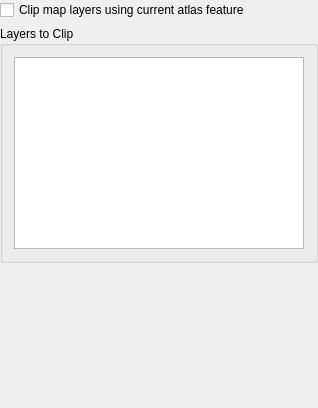
<?xml version="1.0" encoding="UTF-8"?>
<ui version="4.0">
 <class>QgsLayoutMapClippingWidgetBase</class>
 <widget class="QWidget" name="QgsLayoutMapClippingWidgetBase">
  <property name="geometry">
   <rect>
    <x>0</x>
    <y>0</y>
    <width>318</width>
    <height>408</height>
   </rect>
  </property>
  <property name="sizePolicy">
   <sizepolicy hsizetype="Expanding" vsizetype="Expanding">
    <horstretch>0</horstretch>
    <verstretch>0</verstretch>
   </sizepolicy>
  </property>
  <property name="windowTitle">
   <string>Map Options</string>
  </property>
  <layout class="QVBoxLayout" name="verticalLayout">
   <property name="leftMargin">
    <number>0</number>
   </property>
   <property name="topMargin">
    <number>0</number>
   </property>
   <property name="rightMargin">
    <number>0</number>
   </property>
   <property name="bottomMargin">
    <number>0</number>
   </property>
   <item>
    <widget class="QCheckBox" name="checkBox">
     <property name="text">
      <string>Clip map layers using current atlas feature</string>
     </property>
    </widget>
   </item>
   <item>
    <widget class="QGroupBox" name="groupBox">
     <property name="title">
      <string>Layers to Clip</string>
     </property>
     <layout class="QVBoxLayout" name="verticalLayout_2">
      <item>
       <widget class="QTreeWidget" name="treeWidget">
        <attribute name="headerVisible">
         <bool>false</bool>
        </attribute>
        <column>
         <property name="text">
          <string notr="true">1</string>
         </property>
        </column>
       </widget>
      </item>
     </layout>
    </widget>
   </item>
   <item>
    <spacer name="verticalSpacer">
     <property name="orientation">
      <enum>Qt::Vertical</enum>
     </property>
     <property name="sizeHint" stdset="0">
      <size>
       <width>20</width>
       <height>40</height>
      </size>
     </property>
    </spacer>
   </item>
  </layout>
 </widget>
 <layoutdefault spacing="6" margin="11"/>
 <resources/>
 <connections/>
</ui>
